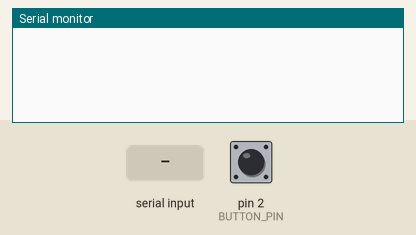
This sketch was run on a simulated Arduino Uno, built with avr-gcc and run on an emulated ATmega328P. Shown: the last lines printed to the serial monitor. Inputs (shaded band) come from the test bench; at power-on: pin 2 (BUTTON_PIN) LOW.

Above: at 1.2 s.
1.3 s: pin 2 (BUTTON_PIN) pulled HIGH for 0.15 s
At 1.7 s:
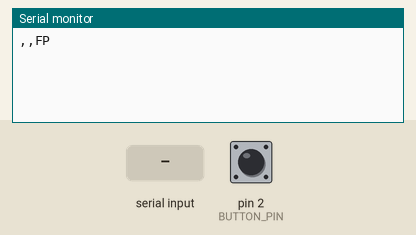
2.9 s: "0" received over Serial
At 5.1 s:
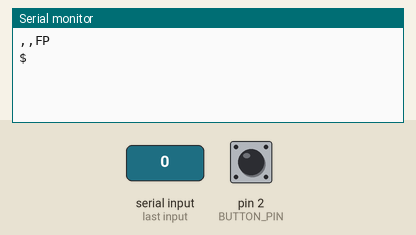
5.4 s: pin 2 (BUTTON_PIN) pulled HIGH for 1 s
At 6.1 s:
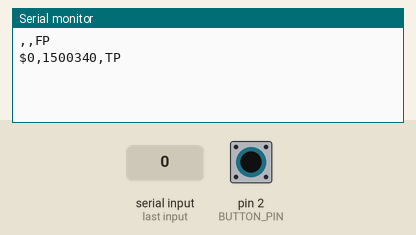
7.9 s: "#" received over Serial
At 10.5 s:
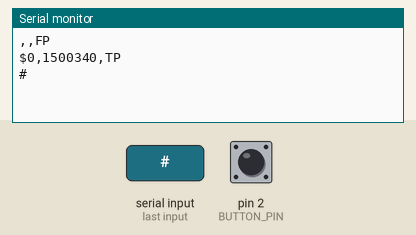

Measured:
- after the input at 1.3 s, the serial monitor: prints a new line at once (image 1)
- after the input at 2.9 s, the serial monitor: prints a new line after 1.1 s (image 2)
- after the input at 5.4 s, the serial monitor: prints a new line at once (image 3)
- after the input at 7.9 s, the serial monitor: prints a new line after 1.1 s (image 4)

The sketch:

LEDControlVirtual.ino
```cpp
/*
 *          LED
 * buttoon  True  false
 *  True    TP    FP
 *  False   FN    TN
 *
 *  T = true
 *  F = False
 *  P = Positive
 *  N = Negative
 *
 *  FN is never recorded as this is the case when the button is NOT pressed when LED's are not ON
 */

//button pin
const int BUTTON_PIN = 2;

int buttonState = LOW;
int lastButtonState = LOW;

//debounce times
// button presses can flicker, if the state has been constant for more than the debounceDelay, then we assume a definite button press
unsigned long lastDebounceTime = 0; //the last time the outut pin was toggled
long debounceDelay = 20000; //20millisecond

//Serial input
String incoming = "";
String previousIncoming = ""; //in case of missed event

//button reading
int buttonRead = LOW;

//reaction time
unsigned long startTime; //time led was turned on
unsigned long reactionTime;

//flags
int isLedOn = 0; //button reading is taken only when LED is on

//delay for sending in milliseconds - MUST BE ADDED to REACTION TIMES
unsigned long sendDelay = 100;

void setup() {
  Serial.begin(9600); // send and receive at 9600 baud

  //setting pin modes for button
  pinMode(BUTTON_PIN,INPUT);
}


void loop() {
  // put your main code here, to run repeatedly:

  if(Serial.available()>0){

    //set previousIncoming to last incoming
    previousIncoming = incoming;

    //first check if previous event was responded to
//    checkFailedToDetect(incoming);

    //read message
    incoming = Serial.readString();

    setUp(incoming);
//    test(incoming);
  }

//  if(isLedOn == 1){
    buttonRead = digitalRead(BUTTON_PIN);
//  }

  if(buttonRead != lastButtonState){
    //reset debounce time
    lastDebounceTime = micros();
  }

  if((micros() - lastDebounceTime) > debounceDelay){
      //reading is stable
      if(buttonRead != buttonState){
        buttonState = buttonRead;

        //record the reaction time.
        if(buttonState == HIGH){
          if(isLedOn == 0){
            Serial.println(",,FP");
            Serial.flush();
          }else{
            switchOffLeds();
            reactionTime = (lastDebounceTime - startTime) + (sendDelay * 1000);
            Serial.println(incoming+","+reactionTime+",TP");
            Serial.flush();
          }

        }
      }
  }

  lastButtonState = buttonRead;
}

void switchOffLeds(){
  isLedOn = 0;
}


//if participant failed to detect LED and new LED event received
//if true send "failed to detect"
void checkFailedToDetect(String previousIncoming){
  //  if and led is on then there is a missed event, send failed to detect with max reaction time allowed
  if(isLedOn == 1){
    reactionTime = (micros() - startTime) + (sendDelay * 1000);
    Serial.println(previousIncoming+","+reactionTime+",FN");
    Serial.flush();
  }
  delay(sendDelay);
}

int setUp(String incoming){
  if(incoming == "0"){
    checkFailedToDetect(previousIncoming);
    //start timer -  records current time
    startTime = micros();
    Serial.print("$");
    Serial.flush();
    isLedOn = 1;
  }else if(incoming == "1"){
    checkFailedToDetect(previousIncoming);
    //start timer -  records current time
    startTime = micros();
    Serial.print("$");
    Serial.flush();
    isLedOn = 1;
  }else if(incoming == "2"){
    checkFailedToDetect(previousIncoming);
    //start timer -  records current time
    startTime = micros();
    Serial.print("$");
    Serial.flush();
    isLedOn = 1;
  }else if(incoming == "3"){
    checkFailedToDetect(previousIncoming);
    //start timer -  records current time
    startTime = micros();
    Serial.print("$");
    Serial.flush();
    isLedOn = 1;
  }else if(incoming == "4"){
    checkFailedToDetect(previousIncoming);
    //start timer -  records current time
    startTime = micros();
    Serial.print("$");
    Serial.flush();
    isLedOn = 1;
  }else if(incoming == "#"){
    checkFailedToDetect(previousIncoming);
    Serial.print("#");
    Serial.flush();
    switchOffLeds();
  }
}


//this works with the serial monitor
// "\n" needed
int test(String incoming){

  if(incoming == "0\n"){
    checkFailedToDetect(previousIncoming);
    //start timer -  records current time
    startTime = micros();
    Serial.print("$");
    Serial.flush();
    isLedOn = 1;
  }else if(incoming == "1\n"){
    checkFailedToDetect(previousIncoming);
    //start timer -  records current time
    startTime = micros();
    Serial.print("$");
    Serial.flush();
    isLedOn = 1;
  }else if(incoming == "2\n"){
    checkFailedToDetect(previousIncoming);
    //start timer -  records current time
    startTime = micros();
    Serial.print("$");
    Serial.flush();
    isLedOn = 1;
  }else if(incoming == "3\n"){
    checkFailedToDetect(previousIncoming);
    //start timer -  records current time
    startTime = micros();
    Serial.print("$");
    Serial.flush();
    isLedOn = 1;
  }else if(incoming == "4\n"){
    checkFailedToDetect(previousIncoming);
    //start timer -  records current time
    startTime = micros();
    Serial.print("$");
    Serial.flush();
    isLedOn = 1;
  }else if(incoming == "#\n"){
    checkFailedToDetect(previousIncoming);
    Serial.print("#");
    Serial.flush();
    switchOffLeds();
  }
}
```
